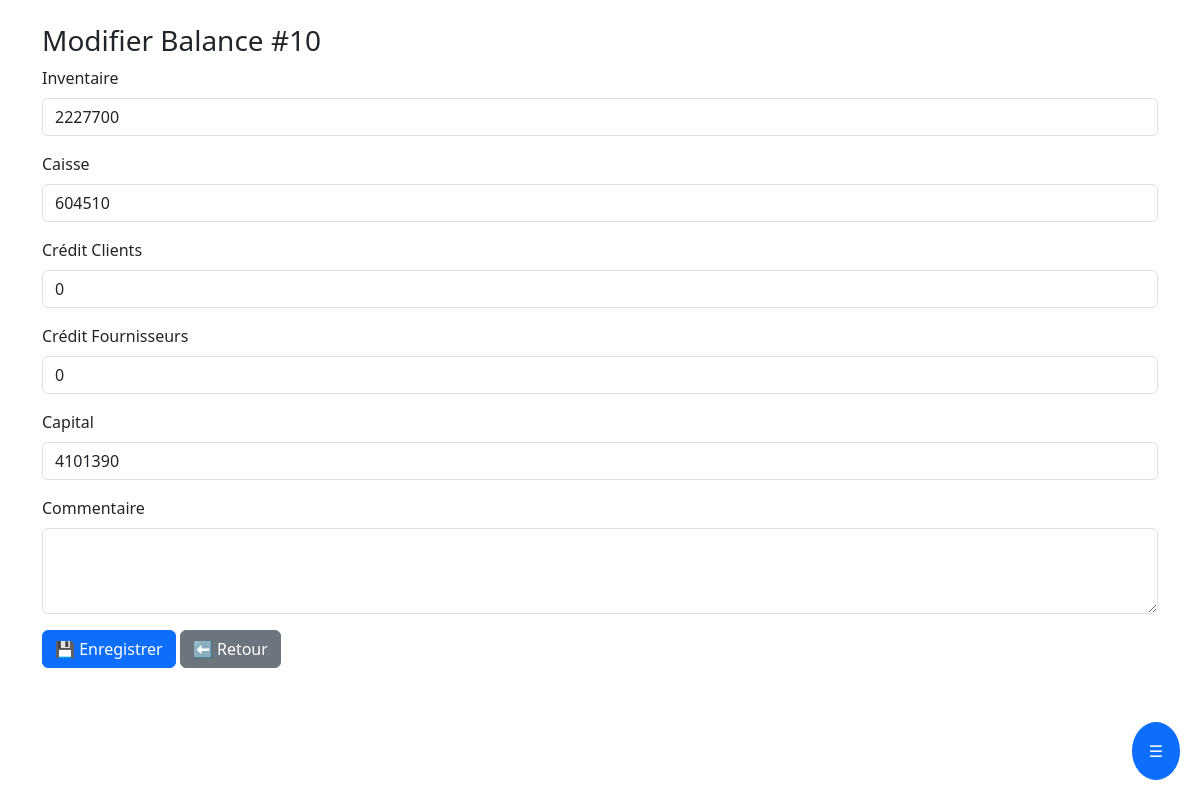
The app's page /balance_modifier.php?id=10 (signed in) with its own data.
### tables this page shows
CREATE TABLE `balance` (
  `id` int(11) NOT NULL,
  `date` datetime NOT NULL,
  `inventaire` decimal(10,0) NOT NULL,
  `equipements` decimal(10,0) NOT NULL,
  `fonctionnement` decimal(10,0) NOT NULL,
  `caisse` decimal(10,0) NOT NULL,
  `credit_clients` decimal(10,0) NOT NULL,
  `credit_fournisseurs` decimal(10,0) NOT NULL,
  `capital` decimal(10,0) NOT NULL,
  `commentaire` text DEFAULT NULL
);

### balance_modifier.php (the view, shortened to what this page needs)
<?php
include "includes/db.php";
$id = isset($_GET['id']) ? intval($_GET['id']) : 0;
$stmt = $conn->prepare("SELECT * FROM balance WHERE id = ?");
$stmt->execute([$id]);
$balance = $stmt->fetch(PDO::FETCH_ASSOC);
include "includes/header.php";
include "includes/sidebar.php";
?>
<div class="container mt-4">
    <h3>Modifier Balance #<?= htmlspecialchars($balance['id']) ?></h3>
    <form method="POST">
        <div class="mb-3">
            <label class="form-label">Inventaire</label>
            <input type="number" step="0.01" name="inventaire" class="form-control"
                   value="<?= htmlspecialchars($balance['inventaire']) ?>" required>
        </div>
        <div class="mb-3">
            <label class="form-label">Caisse</label>
            <input type="number" step="0.01" name="caisse" class="form-control"
                   value="<?= htmlspecialchars($balance['caisse']) ?>" required>
        </div>
        <div class="mb-3">
            <label class="form-label">Crédit Clients</label>
            <input type="number" step="0.01" name="credit_clients" class="form-control"
                   value="<?= htmlspecialchars($balance['credit_clients']) ?>" required>
        </div>
        <div class="mb-3">
            <label class="form-label">Crédit Fournisseurs</label>
            <input type="number" step="0.01" name="credit_fournisseurs" class="form-control"
                   value="<?= htmlspecialchars($balance['credit_fournisseurs']) ?>" required>
        </div>
        <div class="mb-3">
            <label class="form-label">Capital</label>
            <input type="number" step="0.01" name="capital" class="form-control"
                   value="<?= htmlspecialchars($balance['capital']) ?>" required>
        </div>
        <div class="mb-3">
            <label class="form-label">Commentaire</label>
            <textarea name="commentaire" class="form-control" rows="3"><?= htmlspecialchars($balance['commentaire'] ?? '') ?></textarea>
        </div>
        <button type="submit" class="btn btn-primary">💾 Enregistrer</button>
        <a href="balance.php" class="btn btn-secondary">⬅ Retour</a>
    </form>
</div>

### records on screen
balance: id "10", inventaire "2227700", caisse "604510", credit_clients "0", credit_fournisseurs "0", capital "4101390"
